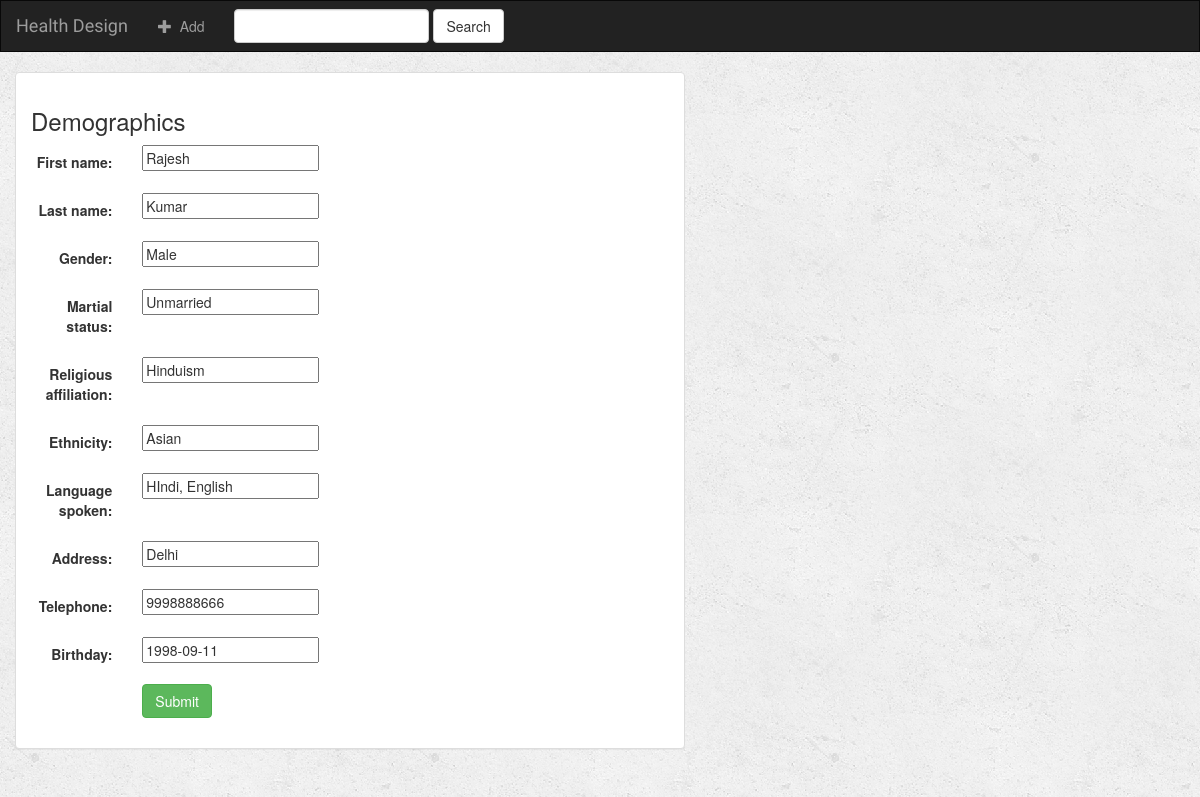
Page /HealthDesign/12/update-demographics/ on the committed database.
### HealthDesign/models.py (models this page shows)
class Demographics(models.Model):
    first_name = models.CharField(max_length=30)
    last_name = models.CharField(max_length=30)
    gender = models.CharField(max_length=6)
    martial_status = models.CharField(max_length=10)
    religious_affiliation = models.CharField(max_length=10)
    ethnicity = models.CharField(max_length=30)
    language_spoken = models.CharField(max_length=50)
    address = models.CharField(max_length=100)
    telephone = models.CharField(max_length=20)
    birthday = models.DateField()

### HealthDesign/views.py (the view)
# urls.py: url(r'(?P<demographics_id>[0-9]+)/update-demographics/$', views.demographics_update, name='demographics-update'),
def demographics_update(request, demographics_id):
    demographics = get_object_or_404(Demographics, pk=demographics_id)
    form = DemographicsForm(request.POST or None, request.FILES or None, instance=demographics)
    if form.is_valid():
        demographics = form.save(commit=False)
        demographics.save()
        return render(request, 'HealthDesign/detail.html', {'demographics': demographics})
    context = {
        "form": form,
    }
    return render(request, 'HealthDesign/demographics_form.html', context)

### HealthDesign/forms.py
class DemographicsForm(forms.ModelForm):
    class Meta:
        model = Demographics
        fields = ['first_name', 'last_name', 'gender', 'martial_status', 'religious_affiliation',
                  'ethnicity',
                  'language_spoken',
                  'address',
                  'telephone',
                  'birthday'
                  ]

### HealthDesign/templates/HealthDesign/demographics_form.html (shortened to what this page needs)
{% extends 'HealthDesign/base.html' %}
{% block body %}
<div class="container-fluid">
    <div class="row">
        <div class="col-sm-12 col-md-7">
            <div class="panel panel-default">
                <div class="panel-body">
                    <h3>Demographics</h3>
                    <form class="form-horizontal" role="form" action="" method="post" enctype="multipart/form-data">
                        {% include 'HealthDesign/form_template.html' %}
                        <div class="form-group">
                            <div class="col-sm-offset-2 col-sm-10">
                                <button type="submit" class="btn btn-success">Submit</button>
                            </div>
                        </div>
                    </form>
                </div>
            </div>
        </div>
    </div>
</div>
{% endblock %}

### HealthDesign/templates/HealthDesign/form_template.html (shortened to what this page needs)
{% for field in form %}
    <div class="form-group">
        <div class="col-sm-offset-2 col-sm-10">
        </div>
        <label class="control-label col-sm-2">{{ field.label_tag }}</label>
        <div class="col-sm-10">{{ field }}</div>
    </div>
{% endfor %}

### HealthDesign/static/HealthDesign/style.css (style rules this page uses)
body { background: white url("images/background.png"); }

### rows in the picture
Demographics: form "Rajesh" "Kumar" "Male" "Unmarried" "Hinduism" "Asian" "HIndi, English" "Delhi" "9998888666" "1998-09-11"

### other values in the picture
{{ field.label_tag }} "First name:" "Last name:" "Gender:" "Martial status:" "Religious affiliation:" "Ethnicity:" "Language spoken:" "Address:" "Telephone:" "Birthday:"
